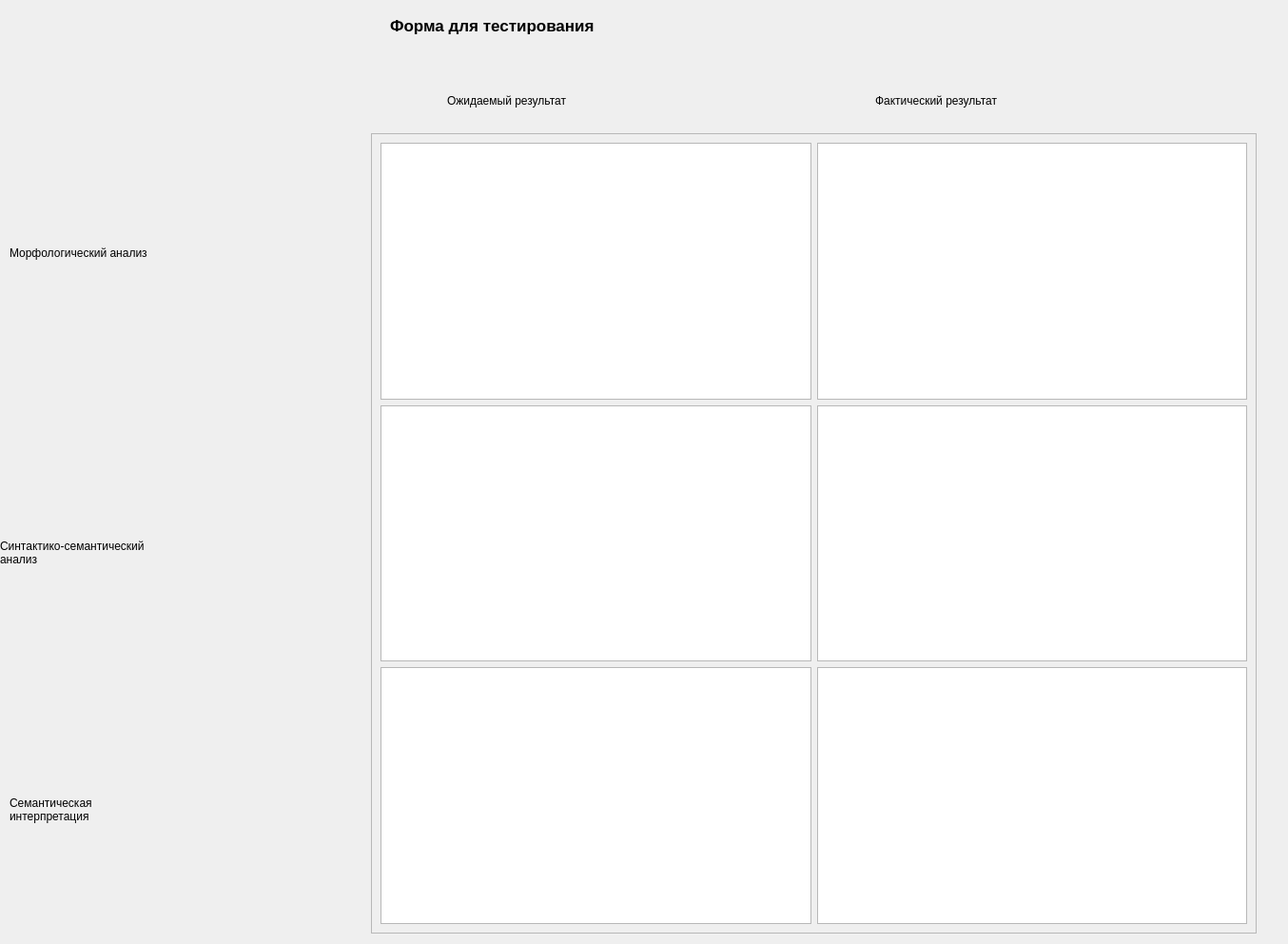
<?xml version="1.0" encoding="UTF-8"?>
<ui version="4.0">
 <class>alertshow</class>
 <widget class="QDialog" name="alertshow">
  <property name="geometry">
   <rect>
    <x>0</x>
    <y>0</y>
    <width>1354</width>
    <height>992</height>
   </rect>
  </property>
  <property name="windowTitle">
   <string>Dialog</string>
  </property>
  <widget class="QLabel" name="label">
   <property name="geometry">
    <rect>
     <x>410</x>
     <y>10</y>
     <width>451</width>
     <height>34</height>
    </rect>
   </property>
   <property name="font">
    <font>
     <pointsize>13</pointsize>
     <weight>75</weight>
     <bold>true</bold>
    </font>
   </property>
   <property name="text">
    <string>Форма для тестирования</string>
   </property>
  </widget>
  <widget class="QFrame" name="frame">
   <property name="geometry">
    <rect>
     <x>390</x>
     <y>140</y>
     <width>931</width>
     <height>841</height>
    </rect>
   </property>
   <property name="frameShape">
    <enum>QFrame::StyledPanel</enum>
   </property>
   <property name="frameShadow">
    <enum>QFrame::Raised</enum>
   </property>
   <layout class="QGridLayout" name="gridLayout">
    <item row="0" column="0">
     <widget class="QTextEdit" name="m_pre"/>
    </item>
    <item row="0" column="1">
     <widget class="QTextEdit" name="m_act"/>
    </item>
    <item row="1" column="0">
     <widget class="QTextEdit" name="ss_pre"/>
    </item>
    <item row="1" column="1">
     <widget class="QTextEdit" name="ss_act"/>
    </item>
    <item row="2" column="0">
     <widget class="QTextEdit" name="si_pre"/>
    </item>
    <item row="2" column="1">
     <widget class="QTextEdit" name="si_act"/>
    </item>
   </layout>
  </widget>
  <widget class="QLabel" name="label_2">
   <property name="geometry">
    <rect>
     <x>470</x>
     <y>80</y>
     <width>331</width>
     <height>51</height>
    </rect>
   </property>
   <property name="text">
    <string>Ожидаемый результат</string>
   </property>
  </widget>
  <widget class="QLabel" name="label_3">
   <property name="geometry">
    <rect>
     <x>920</x>
     <y>80</y>
     <width>331</width>
     <height>51</height>
    </rect>
   </property>
   <property name="text">
    <string>Фактический результат</string>
   </property>
  </widget>
  <widget class="QLabel" name="label_4">
   <property name="geometry">
    <rect>
     <x>10</x>
     <y>240</y>
     <width>381</width>
     <height>51</height>
    </rect>
   </property>
   <property name="text">
    <string>Морфологический анализ</string>
   </property>
  </widget>
  <widget class="QLabel" name="label_5">
   <property name="geometry">
    <rect>
     <x>0</x>
     <y>540</y>
     <width>381</width>
     <height>81</height>
    </rect>
   </property>
   <property name="text">
    <string>Синтактико-семантический
анализ</string>
   </property>
  </widget>
  <widget class="QLabel" name="label_6">
   <property name="geometry">
    <rect>
     <x>10</x>
     <y>810</y>
     <width>381</width>
     <height>81</height>
    </rect>
   </property>
   <property name="text">
    <string>Семантическая
интерпретация</string>
   </property>
  </widget>
 </widget>
 <resources/>
 <connections/>
</ui>
